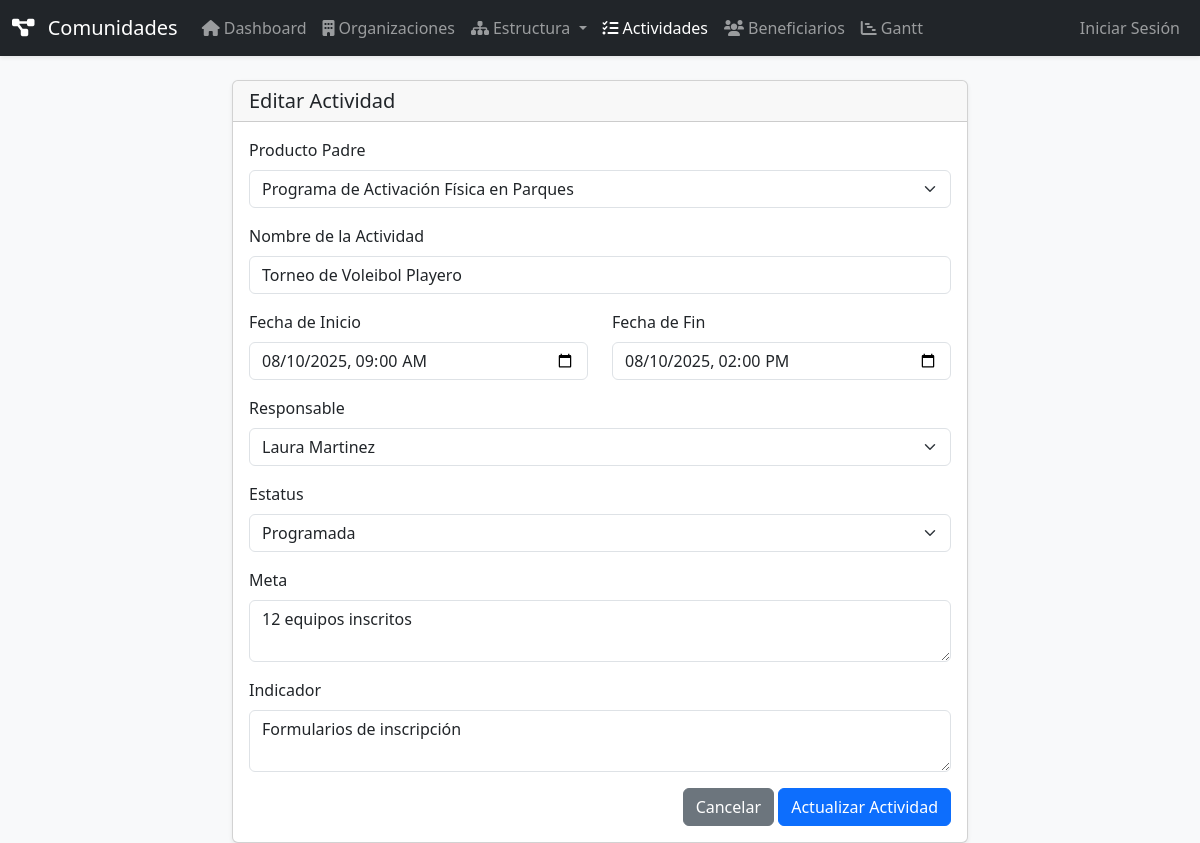
The page /actividades/edit.php?id=2 on the database its author committed.
### tables this page shows
CREATE TABLE actividades (
    id INT AUTO_INCREMENT PRIMARY KEY,
    producto_id INT NOT NULL,
    nombre VARCHAR(255) NOT NULL,
    descripcion TEXT,
    tipo_actividad VARCHAR(100),
    fecha_inicio DATETIME,
    fecha_fin DATETIME,
    lugar VARCHAR(255),
    responsable_id INT,
    modalidad VARCHAR(50),
    estatus VARCHAR(50) DEFAULT 'Programada',
    meta TEXT,
    indicador TEXT,
    created_at TIMESTAMP DEFAULT CURRENT_TIMESTAMP,
    updated_at TIMESTAMP DEFAULT CURRENT_TIMESTAMP ON UPDATE CURRENT_TIMESTAMP,
    FOREIGN KEY (producto_id) REFERENCES productos(id) ON DELETE CASCADE,
    FOREIGN KEY (responsable_id) REFERENCES usuarios(id) ON DELETE SET NULL
);

CREATE TABLE productos (
    id INT AUTO_INCREMENT PRIMARY KEY,
    componente_id INT NOT NULL,
    tipo_producto VARCHAR(100),
    nombre VARCHAR(255) NOT NULL,
    descripcion TEXT,
    created_at TIMESTAMP DEFAULT CURRENT_TIMESTAMP,
    updated_at TIMESTAMP DEFAULT CURRENT_TIMESTAMP ON UPDATE CURRENT_TIMESTAMP,
    FOREIGN KEY (componente_id) REFERENCES componentes(id) ON DELETE CASCADE
);

CREATE TABLE usuarios (
    id INT AUTO_INCREMENT PRIMARY KEY,
    organizacion_id INT NULL,
    nombre VARCHAR(100) NOT NULL,
    email VARCHAR(100) NOT NULL UNIQUE,
    password VARCHAR(255) NOT NULL,
    apellido_paterno VARCHAR(100),
    apellido_materno VARCHAR(100),
    puesto VARCHAR(150),
    telefono VARCHAR(20),
    foto_perfil VARCHAR(255),
    activo BOOLEAN DEFAULT true,
    created_at TIMESTAMP DEFAULT CURRENT_TIMESTAMP,
    updated_at TIMESTAMP DEFAULT CURRENT_TIMESTAMP ON UPDATE CURRENT_TIMESTAMP,
    FOREIGN KEY (organizacion_id) REFERENCES organizaciones(id) ON DELETE SET NULL
);

### actividades/edit.php (the view, shortened to what this page needs)
<?php
require_once '../includes/config.php';
$id = (int)($_GET['id'] ?? 0);
try {
    $stmt = $pdo->prepare("SELECT * FROM actividades WHERE id = ?");
    $stmt->execute([$id]);
    $actividad = $stmt->fetch();
    $productos = $pdo->query("SELECT id, nombre FROM productos ORDER BY nombre")->fetchAll();
    $usuarios = $pdo->query("SELECT id, nombre FROM usuarios WHERE activo = 1 ORDER BY nombre")->fetchAll();
} catch (PDOException $e) {
    die("Error en la base de datos: " . $e->getMessage());
}
include '../includes/header.php';
?>
<div class="row justify-content-center">
    <div class="col-lg-8">
        <div class="card shadow-sm">
            <div class="card-header"><h3 class="h5 mb-0">Editar Actividad</h3></div>
            <div class="card-body">
                <form action="update.php" method="POST">
                    <div class="mb-3">
                        <label for="producto_id" class="form-label">Producto Padre</label>
                        <select class="form-select" name="producto_id" id="producto_id" required>
                            <?php foreach ($productos as $producto): ?>
                                <option value="<?= $producto['id'] ?>" <?= ($producto['id'] === $actividad['producto_id']) ? 'selected' : '' ?>>
                                    <?= htmlspecialchars($producto['nombre']) ?>
                                </option>
                            <?php endforeach; ?>
                        </select>
                    </div>
                    <div class="mb-3">
                        <label for="nombre" class="form-label">Nombre de la Actividad</label>
                        <input type="text" class="form-control" name="nombre" id="nombre" value="<?= htmlspecialchars($actividad['nombre']) ?>" required>
                    </div>
                    <div class="row">
                        <div class="col-md-6 mb-3">
                            <label for="fecha_inicio" class="form-label">Fecha de Inicio</label>
                            <input type="datetime-local" class="form-control" name="fecha_inicio" id="fecha_inicio" value="<?= date('Y-m-d\TH:i', strtotime($actividad['fecha_inicio'])) ?>" required>
                        </div>
                        <div class="col-md-6 mb-3">
                            <label for="fecha_fin" class="form-label">Fecha de Fin</label>
                            <input type="datetime-local" class="form-control" name="fecha_fin" id="fecha_fin" value="<?= date('Y-m-d\TH:i', strtotime($actividad['fecha_fin'])) ?>" required>
                        </div>
                    </div>
                    <div class="mb-3">
                        <label for="responsable_id" class="form-label">Responsable</label>
                        <select class="form-select" name="responsable_id" id="responsable_id">
                             <?php foreach ($usuarios as $usuario): ?>
                                <option value="<?= $usuario['id'] ?>" <?= ($usuario['id'] === $actividad['responsable_id']) ? 'selected' : '' ?>>
                                    <?= htmlspecialchars($usuario['nombre']) ?>
                                </option>
                            <?php endforeach; ?>
                        </select>
                    </div>
                    <div class="mb-3">
                        <label for="estatus" class="form-label">Estatus</label>
                        <select class="form-select" name="estatus" id="estatus" required>
                            <option value="Programada" <?= ($actividad['estatus'] === 'Programada') ? 'selected' : '' ?>>Programada</option>
                        </select>
                    </div>
                    <div class="mb-3">
                        <label for="meta" class="form-label">Meta</label>
                        <textarea class="form-control" name="meta" id="meta" rows="2"><?= htmlspecialchars($actividad['meta']) ?></textarea>
                    </div>
                    <div class="mb-3">
                        <label for="indicador" class="form-label">Indicador</label>
                        <textarea class="form-control" name="indicador" id="indicador" rows="2"><?= htmlspecialchars($actividad['indicador']) ?></textarea>
                    </div>
                    <div class="text-end">
                        <a href="index.php" class="btn btn-secondary">Cancelar</a>
                        <button type="submit" class="btn btn-primary">Actualizar Actividad</button>
                    </div>
                </form>
            </div>
        </div>
    </div>
</div>
<?php include '../includes/footer.php'; ?>

### rows shown on the page
actividades: producto_id "Programa de Activación Física en Parques", nombre "Torneo de Voleibol Playero", fecha_inicio "08/10/2025 09:00", fecha_fin "08/10/2025 14:00", responsable_id "Laura Martinez", estatus "Programada", meta "12 equipos inscritos", indicador "Formularios de inscripción"
